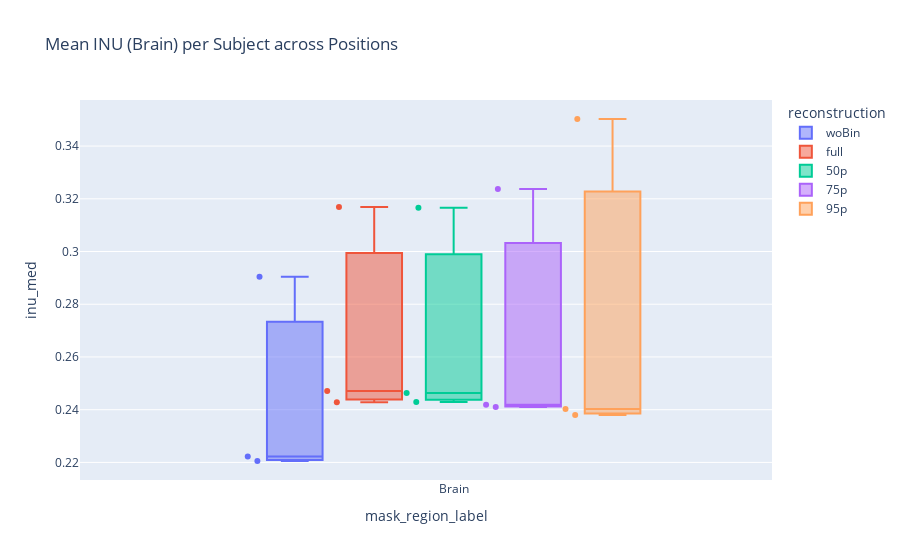

Notebook cell for this chart:
### Markdown cell above
INU mean

https://mriqc.readthedocs.io/en/latest/iqms/t1w.html#measures-targeting-specific-artifacts

Summary statistics (max, min and median) of the INU field (bias field) as extracted by the N4ITK algorithm [Tustison2010]. Values closer to 1.0 are better, values further from zero indicate greater RF field inhomogeneity.

### Code cell
import pandas as pd
import plotly.express as px

# Assuming 'merged' dataframe is already loaded

# Build inu_med-long dataframe (brain-only, eyes removed)
records_inu = []
for _, r in merged.iterrows():
    mask = str(r.get('mask')).lower() if r.get('mask') is not None else ''
    if mask != 'brain':
        continue
    val = r.get('inu_med') if 'inu_med' in r.index else pd.NA
    records_inu.append({
        'subject': r.get('subject'),
        'position': r.get('position'),
        'reconstruction': r.get('reconstruction'),
        'mask': mask,
        'mask_region_label': 'Brain',
        'inu_med': val,
        'bids_name': r.get('bids_name')
    })

plot_inu = pd.DataFrame.from_records(records_inu)
plot_inu = plot_inu.dropna(subset=['inu_med'])

# Compute mean inu_med per subject across positions
df_inu_mean = plot_inu.groupby(
    ['subject', 'mask_region_label', 'reconstruction'], as_index=False
)['inu_med'].mean()

# Ensure categorical ordering
recon_order = ['woBin', 'full', '50p', '75p', '95p']
df_inu_mean['reconstruction'] = pd.Categorical(df_inu_mean['reconstruction'], categories=recon_order, ordered=True)
df_inu_mean['mask_region_label'] = pd.Categorical(df_inu_mean['mask_region_label'], categories=['Brain'], ordered=True)

# Boxplot of averaged inu_med per subject
fig_avg = px.box(
    df_inu_mean,
    x='mask_region_label',
    y='inu_med',
    color='reconstruction',
    points='all',
    title='Mean INU (Brain) per Subject across Positions',
    category_orders={'mask_region_label': ['Brain'], 'reconstruction': recon_order}
)
fig_avg.update_layout(boxmode='group')
fig_avg.show()

### Figure 1 — Plotly figure (JSON) as saved in the notebook; plotly's stock layout.template omitted (floating-point values rounded to 4 significant figures)
{"data": [{"alignmentgroup": "True", "boxpoints": "all", "hovertemplate": "reconstruction=woBin<br>mask_region_label=%{x}<br>inu_med=%{y}<extra></extra>", "legendgroup": "woBin", "marker": {"color": "#636efa"}, "name": "woBin", "notched": false, "offsetgroup": "woBin", "orientation": "v", "showlegend": true, "type": "box", "x": ["Brain", "Brain", "Brain"], "x0": " ", "xaxis": "x", "y": [0.2205, 0.2222, 0.2904], "y0": " ", "yaxis": "y"}, {"alignmentgroup": "True", "boxpoints": "all", "hovertemplate": "reconstruction=full<br>mask_region_label=%{x}<br>inu_med=%{y}<extra></extra>", "legendgroup": "full", "marker": {"color": "#EF553B"}, "name": "full", "notched": false, "offsetgroup": "full", "orientation": "v", "showlegend": true, "type": "box", "x": ["Brain", "Brain", "Brain"], "x0": " ", "xaxis": "x", "y": [0.2471, 0.2428, 0.3168], "y0": " ", "yaxis": "y"}, {"alignmentgroup": "True", "boxpoints": "all", "hovertemplate": "reconstruction=50p<br>mask_region_label=%{x}<br>inu_med=%{y}<extra></extra>", "legendgroup": "50p", "marker": {"color": "#00cc96"}, "name": "50p", "notched": false, "offsetgroup": "50p", "orientation": "v", "showlegend": true, "type": "box", "x": ["Brain", "Brain", "Brain"], "x0": " ", "xaxis": "x", "y": [0.243, 0.2463, 0.3166], "y0": " ", "yaxis": "y"}, {"alignmentgroup": "True", "boxpoints": "all", "hovertemplate": "reconstruction=75p<br>mask_region_label=%{x}<br>inu_med=%{y}<extra></extra>", "legendgroup": "75p", "marker": {"color": "#ab63fa"}, "name": "75p", "notched": false, "offsetgroup": "75p", "orientation": "v", "showlegend": true, "type": "box", "x": ["Brain", "Brain", "Brain"], "x0": " ", "xaxis": "x", "y": [0.241, 0.2419, 0.3237], "y0": " ", "yaxis": "y"}, {"alignmentgroup": "True", "boxpoints": "all", "hovertemplate": "reconstruction=95p<br>mask_region_label=%{x}<br>inu_med=%{y}<extra></extra>", "legendgroup": "95p", "marker": {"color": "#FFA15A"}, "name": "95p", "notched": false, "offsetgroup": "95p", "orientation": "v", "showlegend": true, "type": "box", "x": ["Brain", "Brain", "Brain"], "x0": " ", "xaxis": "x", "y": [0.238, 0.2403, 0.3503], "y0": " ", "yaxis": "y"}], "layout": {"boxmode": "group", "legend": {"title": {"text": "reconstruction"}, "tracegroupgap": 0}, "title": {"text": "Mean INU (Brain) per Subject across Positions"}, "xaxis": {"anchor": "y", "categoryarray": ["Brain"], "categoryorder": "array", "domain": [0, 1], "title": {"text": "mask_region_label"}}, "yaxis": {"anchor": "x", "domain": [0, 1], "title": {"text": "inu_med"}}}}
